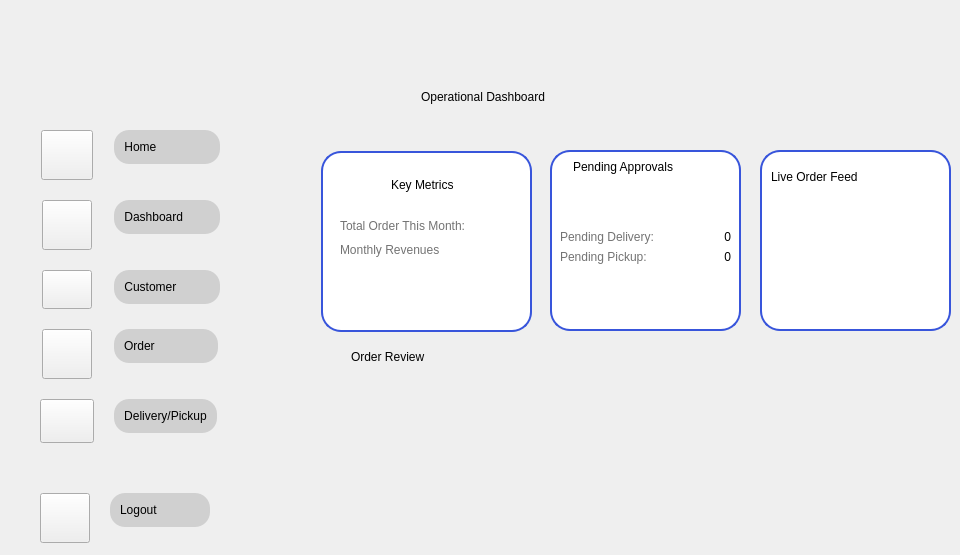
    <widget class="QWidget" name="SDB">
     <property name="styleSheet">
      <string notr="true">#ADB{
border-image: url(&quot;:/images/4.png&quot;) 0 0 0 0 stretch stretch;
background-repeat: (no-repeat);
backkground-position: (fixed);

}
#QLabel{
font-family: &quot;Fredoka&quot;;
font-size: 20px;
}</string>
     </property>
     <widget class="QWidget" name="verticalLayoutWidget_7">
      <property name="geometry">
       <rect>
        <x>30</x>
        <y>130</y>
        <width>241</width>
        <height>301</height>
       </rect>
      </property>
      <layout class="QVBoxLayout" name="verticalLayout">
       <property name="spacing">
        <number>1</number>
       </property>
       <property name="sizeConstraint">
        <enum>QLayout::SetFixedSize</enum>
       </property>
       <item>
        <layout class="QFormLayout" name="formLayout">
         <property name="sizeConstraint">
          <enum>QLayout::SetDefaultConstraint</enum>
         </property>
         <property name="fieldGrowthPolicy">
          <enum>QFormLayout::FieldsStayAtSizeHint</enum>
         </property>
         <property name="rowWrapPolicy">
          <enum>QFormLayout::WrapLongRows</enum>
         </property>
         <property name="labelAlignment">
          <set>Qt::AlignCenter</set>
         </property>
         <property name="formAlignment">
          <set>Qt::AlignLeading|Qt::AlignLeft|Qt::AlignVCenter</set>
         </property>
         <property name="horizontalSpacing">
          <number>20</number>
         </property>
         <property name="verticalSpacing">
          <number>20</number>
         </property>
         <property name="leftMargin">
          <number>10</number>
         </property>
         <property name="topMargin">
          <number>0</number>
         </property>
         <property name="bottomMargin">
          <number>0</number>
         </property>
         <item row="0" column="0">
          <widget class="QPushButton" name="h2">
           <property name="styleSheet">
            <string notr="true">QPushButton{
border-image: url(&quot;:/Icons/Home.png&quot;) 0 0 0 0 stretch stretch;
background-repeat: no-repeat;
 width: 44px;
    height: 42px;

}</string>
           </property>
           <property name="text">
            <string/>
           </property>
          </widget>
         </item>
         <item row="0" column="1">
          <layout class="QVBoxLayout" name="verticalLayout_5">
           <item>
            <widget class="QPushButton" name="Homebut">
             <property name="styleSheet">
              <string notr="true">QPushButton {
            background-color: #D0D0D0;
			border-style: outset;
			 padding: 10px;
            border-radius: 15px; /* Adjust this value for desired roundness */
            border-color: #D0D0D0; /* Example border color */
				
}

QPushButton:hover {
    background-color: #D9d9d9; /* Color when the mouse hovers over it */
	padding: 10px;
            border-radius: 15px; /* Adjust this value for desired roundness */
}
QPushButton:pressed {
    background-color: #797979; /* Color when the button is clicked down */
	padding: 10px;
            border-radius: 15px; /* Adjust this value for desired roundness */
}</string>
             </property>
             <property name="text">
              <string>Home                </string>
             </property>
             <property name="shortcut">
              <string/>
             </property>
             <property name="autoDefault">
              <bool>false</bool>
             </property>
             <property name="default">
              <bool>false</bool>
             </property>
             <property name="flat">
              <bool>true</bool>
             </property>
            </widget>
           </item>
          </layout>
         </item>
         <item row="1" column="0">
          <widget class="QPushButton" name="db2">
           <property name="styleSheet">
            <string notr="true">QPushButton{
border-image: url(&quot;:/Icons/DashB.png&quot;) 0 0 0 0 stretch stretch;
background-repeat: no-repeat;
 width: 42px;
    height: 42px;

}</string>
           </property>
           <property name="text">
            <string/>
           </property>
          </widget>
         </item>
         <item row="1" column="1">
          <layout class="QVBoxLayout" name="verticalLayout_7">
           <item>
            <widget class="QPushButton" name="Dashbut">
             <property name="styleSheet">
              <string notr="true">QPushButton {
            background-color: #D0D0D0;
			border-style: outset;
			 padding: 10px;
            border-radius: 15px; /* Adjust this value for desired roundness */
            border-color: #D0D0D0; /* Example border color */
				
}

QPushButton:hover {
    background-color: #D9d9d9; /* Color when the mouse hovers over it */
	padding: 10px;
            border-radius: 15px; /* Adjust this value for desired roundness */
}
QPushButton:pressed {
    background-color: #797979; /* Color when the button is clicked down */
	padding: 10px;
            border-radius: 15px; /* Adjust this value for desired roundness */
}</string>
             </property>
             <property name="text">
              <string>Dashboard        </string>
             </property>
             <property name="autoDefault">
              <bool>false</bool>
             </property>
             <property name="default">
              <bool>false</bool>
             </property>
             <property name="flat">
              <bool>false</bool>
             </property>
            </widget>
           </item>
          </layout>
         </item>
         <item row="2" column="0">
          <widget class="QPushButton" name="u2">
           <property name="styleSheet">
            <string notr="true">QPushButton{
border-image: url(&quot;:/Icons/User.png&quot;) 0 0 0 0 stretch stretch;
background-repeat: no-repeat;
 width: 42px;
    height: 31px;

}</string>
           </property>
           <property name="text">
            <string/>
           </property>
          </widget>
         </item>
         <item row="2" column="1">
          <layout class="QVBoxLayout" name="verticalLayout_8">
           <item>
            <widget class="QPushButton" name="Userbut">
             <property name="styleSheet">
              <string notr="true">QPushButton {
            background-color: #D0D0D0;
			border-style: outset;
			 padding: 10px;
            border-radius: 15px; /* Adjust this value for desired roundness */
            border-color: #D0D0D0; /* Example border color */
				
}

QPushButton:hover {
    background-color: #D9d9d9; /* Color when the mouse hovers over it */
	padding: 10px;
            border-radius: 15px; /* Adjust this value for desired roundness */
}
QPushButton:pressed {
    background-color: #797979; /* Color when the button is clicked down */
	padding: 10px;
            border-radius: 15px; /* Adjust this value for desired roundness */
}</string>
             </property>
             <property name="text">
              <string>Customer          </string>
             </property>
             <property name="autoDefault">
              <bool>false</bool>
             </property>
             <property name="default">
              <bool>false</bool>
             </property>
             <property name="flat">
              <bool>false</bool>
             </property>
            </widget>
           </item>
          </layout>
         </item>
         <item row="3" column="0">
          <widget class="QPushButton" name="o2">
           <property name="styleSheet">
            <string notr="true">QPushButton{
border-image: url(&quot;:/Icons/Ordernowbg.png&quot;) 0 0 0 0 stretch stretch;
background-repeat: no-repeat;
 width: 42px;
    height: 42px;

}</string>
           </property>
           <property name="text">
            <string/>
           </property>
           <property name="autoRepeat">
            <bool>false</bool>
           </property>
           <property name="flat">
            <bool>false</bool>
           </property>
          </widget>
         </item>
         <item row="3" column="1">
          <layout class="QVBoxLayout" name="verticalLayout_56">
           <item>
            <widget class="QPushButton" name="Orderbut">
             <property name="styleSheet">
              <string notr="true">QPushButton {
            background-color: #D0D0D0;
			border-style: outset;
			 padding: 10px;
            border-radius: 15px; /* Adjust this value for desired roundness */
            border-color: #D0D0D0; /* Example border color */
				
}

QPushButton:hover {
    background-color: #D9d9d9; /* Color when the mouse hovers over it */
	padding: 10px;
            border-radius: 15px; /* Adjust this value for desired roundness */
}
QPushButton:pressed {
    background-color: #797979; /* Color when the button is clicked down */
	padding: 10px;
            border-radius: 15px; /* Adjust this value for desired roundness */
}</string>
             </property>
             <property name="text">
              <string>Order                </string>
             </property>
             <property name="autoDefault">
              <bool>false</bool>
             </property>
             <property name="default">
              <bool>false</bool>
             </property>
             <property name="flat">
              <bool>false</bool>
             </property>
            </widget>
           </item>
          </layout>
         </item>
         <item row="4" column="1">
          <layout class="QVBoxLayout" name="verticalLayout_11">
           <item>
            <widget class="QPushButton" name="Delivlab">
             <property name="styleSheet">
              <string notr="true">QPushButton {
            background-color: #D0D0D0;
			border-style: outset;
			 padding: 10px;
            border-radius: 15px; /* Adjust this value for desired roundness */
            border-color: #D0D0D0; /* Example border color */
				
}

QPushButton:hover {
    background-color: #D9d9d9; /* Color when the mouse hovers over it */
	padding: 10px;
            border-radius: 15px; /* Adjust this value for desired roundness */
}
QPushButton:pressed {
    background-color: #797979; /* Color when the button is clicked down */
	padding: 10px;
            border-radius: 15px; /* Adjust this value for desired roundness */
}</string>
             </property>
             <property name="text">
              <string>Delivery/Pickup</string>
             </property>
             <property name="autoDefault">
              <bool>false</bool>
             </property>
             <property name="default">
              <bool>false</bool>
             </property>
             <property name="flat">
              <bool>false</bool>
             </property>
            </widget>
           </item>
          </layout>
         </item>
         <item row="4" column="0">
          <widget class="QPushButton" name="d2">
           <property name="styleSheet">
            <string notr="true">QPushButton{
border-image: url(&quot;:/Icons/Deliv.png&quot;) 0 0 0 0 stretch stretch;
background-repeat: no-repeat;
 width: 46px;
    height: 36px;

}</string>
           </property>
           <property name="text">
            <string/>
           </property>
           <property name="autoRepeat">
            <bool>false</bool>
           </property>
           <property name="flat">
            <bool>false</bool>
           </property>
          </widget>
         </item>
        </layout>
       </item>
      </layout>
     </widget>
     <widget class="QWidget" name="verticalLayoutWidget_9">
      <property name="geometry">
       <rect>
        <x>30</x>
        <y>490</y>
        <width>241</width>
        <height>56</height>
       </rect>
      </property>
      <layout class="QVBoxLayout" name="verticalLayout_2">
       <item>
        <layout class="QFormLayout" name="formLayout_3">
         <property name="fieldGrowthPolicy">
          <enum>QFormLayout::FieldsStayAtSizeHint</enum>
         </property>
         <property name="rowWrapPolicy">
          <enum>QFormLayout::WrapLongRows</enum>
         </property>
         <property name="labelAlignment">
          <set>Qt::AlignCenter</set>
         </property>
         <property name="formAlignment">
          <set>Qt::AlignLeading|Qt::AlignLeft|Qt::AlignVCenter</set>
         </property>
         <property name="horizontalSpacing">
          <number>20</number>
         </property>
         <property name="verticalSpacing">
          <number>20</number>
         </property>
         <property name="leftMargin">
          <number>10</number>
         </property>
         <item row="0" column="0">
          <widget class="QPushButton" name="s2">
           <property name="styleSheet">
            <string notr="true">QPushButton{
border-image: url(&quot;:/Icons/Profilenowhite.png&quot;) 0 0 0 0 stretch stretch;
background-repeat: no-repeat;
 width: 42px;
    height: 42px;

}</string>
           </property>
           <property name="text">
            <string/>
           </property>
          </widget>
         </item>
         <item row="0" column="1">
          <layout class="QVBoxLayout" name="verticalLayout_10">
           <item>
            <widget class="QPushButton" name="Settbut">
             <property name="styleSheet">
              <string notr="true">QPushButton {
            background-color: #D0D0D0;
			border-style: outset;
			 padding: 10px;
            border-radius: 15px; /* Adjust this value for desired roundness */
            border-color: #D0D0D0; /* Example border color */
				
}

QPushButton:hover {
    background-color: #D9d9d9; /* Color when the mouse hovers over it */
	padding: 10px;
            border-radius: 15px; /* Adjust this value for desired roundness */
}
QPushButton:pressed {
    background-color: #797979; /* Color when the button is clicked down */
	padding: 10px;
            border-radius: 15px; /* Adjust this value for desired roundness */
}</string>
             </property>
             <property name="text">
              <string>Logout             </string>
             </property>
             <property name="autoDefault">
              <bool>false</bool>
             </property>
             <property name="default">
              <bool>false</bool>
             </property>
             <property name="flat">
              <bool>false</bool>
             </property>
            </widget>
           </item>
          </layout>
         </item>
        </layout>
       </item>
      </layout>
     </widget>
     <widget class="QLabel" name="fr_5">
      <property name="geometry">
       <rect>
        <x>760</x>
        <y>150</y>
        <width>191</width>
        <height>181</height>
       </rect>
      </property>
      <property name="styleSheet">
       <string notr="true">   QLabel {
       background-color: white;
       border: 2px solid #3855DB;
       border-radius: 20px;
   }</string>
      </property>
      <property name="text">
       <string/>
      </property>
     </widget>
     <widget class="QLabel" name="label_4">
      <property name="geometry">
       <rect>
        <x>341</x>
        <y>161</y>
        <width>41</width>
        <height>51</height>
       </rect>
      </property>
      <property name="text">
       <string/>
      </property>
      <property name="textFormat">
       <enum>Qt::AutoText</enum>
      </property>
      <property name="pixmap">
       <pixmap resource="../images/Resc_rc.qrc">:/Icons/Metrics.png</pixmap>
      </property>
     </widget>
     <widget class="QLabel" name="l1">
      <property name="geometry">
       <rect>
        <x>391</x>
        <y>161</y>
        <width>121</width>
        <height>31</height>
       </rect>
      </property>
      <property name="text">
       <string>Key Metrics</string>
      </property>
      <property name="alignment">
       <set>Qt::AlignBottom|Qt::AlignLeading|Qt::AlignLeft</set>
      </property>
     </widget>
     <widget class="QWidget" name="verticalLayoutWidget_8">
      <property name="geometry">
       <rect>
        <x>771</x>
        <y>161</y>
        <width>161</width>
        <height>31</height>
       </rect>
      </property>
      <layout class="QVBoxLayout" name="verticalLayout_6">
       <property name="sizeConstraint">
        <enum>QLayout::SetDefaultConstraint</enum>
       </property>
       <item>
        <widget class="QLabel" name="liveorder">
         <property name="text">
          <string>Live Order Feed</string>
         </property>
         <property name="alignment">
          <set>Qt::AlignLeading|Qt::AlignLeft|Qt::AlignVCenter</set>
         </property>
        </widget>
       </item>
      </layout>
     </widget>
     <widget class="QLabel" name="title">
      <property name="geometry">
       <rect>
        <x>421</x>
        <y>61</y>
        <width>491</width>
        <height>71</height>
       </rect>
      </property>
      <property name="text">
       <string>Operational Dashboard</string>
      </property>
     </widget>
     <widget class="QLabel" name="fr_4">
      <property name="geometry">
       <rect>
        <x>550</x>
        <y>150</y>
        <width>191</width>
        <height>181</height>
       </rect>
      </property>
      <property name="styleSheet">
       <string notr="true">   QLabel {
       background-color: white;
       border: 2px solid #3855DB;
       border-radius: 20px;
   }</string>
      </property>
      <property name="text">
       <string/>
      </property>
     </widget>
     <widget class="QLabel" name="fr_6">
      <property name="geometry">
       <rect>
        <x>321</x>
        <y>151</y>
        <width>211</width>
        <height>181</height>
       </rect>
      </property>
      <property name="styleSheet">
       <string notr="true">   QLabel {
       background-color: white;
       border: 2px solid #3855DB;
       border-radius: 20px;
   }</string>
      </property>
      <property name="text">
       <string/>
      </property>
     </widget>
     <widget class="QLabel" name="totalorder_value">
      <property name="geometry">
       <rect>
        <x>491</x>
        <y>204</y>
        <width>31</width>
        <height>41</height>
       </rect>
      </property>
      <property name="text">
       <string/>
      </property>
      <property name="alignment">
       <set>Qt::AlignCenter</set>
      </property>
      <property name="wordWrap">
       <bool>false</bool>
      </property>
      <property name="margin">
       <number>4</number>
      </property>
     </widget>
     <widget class="QLabel" name="ordereview">
      <property name="geometry">
       <rect>
        <x>351</x>
        <y>341</y>
        <width>201</width>
        <height>31</height>
       </rect>
      </property>
      <property name="text">
       <string>Order Review</string>
      </property>
     </widget>
     <widget class="QWidget" name="verticalLayoutWidget_6">
      <property name="geometry">
       <rect>
        <x>340</x>
        <y>210</y>
        <width>161</width>
        <height>81</height>
       </rect>
      </property>
      <layout class="QVBoxLayout" name="verticalLayout_3">
       <item>
        <widget class="QLabel" name="totalorder">
         <property name="frameShape">
          <enum>QFrame::NoFrame</enum>
         </property>
         <property name="frameShadow">
          <enum>QFrame::Plain</enum>
         </property>
         <property name="midLineWidth">
          <number>0</number>
         </property>
         <property name="text">
          <string>&lt;!DOCTYPE HTML PUBLIC &quot;-//W3C//DTD HTML 4.0//EN&quot; &quot;http://www.w3.org/TR/REC-html40/strict.dtd&quot;&gt;
&lt;html&gt;&lt;head&gt;&lt;meta name=&quot;qrichtext&quot; content=&quot;1&quot; /&gt;&lt;meta charset=&quot;utf-8&quot; /&gt;&lt;style type=&quot;text/css&quot;&gt;
p, li { white-space: pre-wrap; }
hr { height: 1px; border-width: 0; }
li.unchecked::marker { content: &quot;\2610&quot;; }
li.checked::marker { content: &quot;\2612&quot;; }
&lt;/style&gt;&lt;/head&gt;&lt;body style=&quot; font-family:'Segoe UI'; font-size:9pt; font-weight:400; font-style:normal;&quot;&gt;
&lt;p align=&quot;justify&quot; style=&quot; margin-top:12px; margin-bottom:12px; margin-left:0px; margin-right:0px; -qt-block-indent:0; text-indent:0px;&quot;&gt;&lt;span style=&quot; font-family:'Arial'; color:#737373;&quot;&gt;Total Order This Month:&lt;/span&gt;&lt;/p&gt;&lt;/body&gt;&lt;/html&gt;</string>
         </property>
         <property name="alignment">
          <set>Qt::AlignBottom|Qt::AlignLeading|Qt::AlignLeft</set>
         </property>
        </widget>
       </item>
       <item>
        <widget class="QLabel" name="monthlyrev">
         <property name="text">
          <string>&lt;!DOCTYPE HTML PUBLIC &quot;-//W3C//DTD HTML 4.0//EN&quot; &quot;http://www.w3.org/TR/REC-html40/strict.dtd&quot;&gt;
&lt;html&gt;&lt;head&gt;&lt;meta name=&quot;qrichtext&quot; content=&quot;1&quot; /&gt;&lt;meta charset=&quot;utf-8&quot; /&gt;&lt;style type=&quot;text/css&quot;&gt;
p, li { white-space: pre-wrap; }
hr { height: 1px; border-width: 0; }
li.unchecked::marker { content: &quot;\2610&quot;; }
li.checked::marker { content: &quot;\2612&quot;; }
&lt;/style&gt;&lt;/head&gt;&lt;body style=&quot; font-family:'Segoe UI'; font-size:9pt; font-weight:400; font-style:normal;&quot;&gt;
&lt;p align=&quot;justify&quot; style=&quot; margin-top:12px; margin-bottom:12px; margin-left:0px; margin-right:0px; -qt-block-indent:0; text-indent:0px;&quot;&gt;&lt;span style=&quot; font-family:'Arial'; color:#737373;&quot;&gt;Monthly Revenues&lt;/span&gt;&lt;/p&gt;&lt;/body&gt;&lt;/html&gt;</string>
         </property>
         <property name="alignment">
          <set>Qt::AlignCenter</set>
         </property>
        </widget>
       </item>
       <item>
        <widget class="QLabel" name="monthlyrevenue_value">
         <property name="text">
          <string/>
         </property>
         <property name="alignment">
          <set>Qt::AlignLeading|Qt::AlignLeft|Qt::AlignTop</set>
         </property>
         <property name="margin">
          <number>4</number>
         </property>
        </widget>
       </item>
      </layout>
     </widget>
     <widget class="QLabel" name="live_feed">
      <property name="geometry">
       <rect>
        <x>770</x>
        <y>200</y>
        <width>171</width>
        <height>41</height>
       </rect>
      </property>
      <property name="text">
       <string/>
      </property>
     </widget>
     <widget class="QLabel" name="live_feed_2">
      <property name="geometry">
       <rect>
        <x>770</x>
        <y>240</y>
        <width>171</width>
        <height>41</height>
       </rect>
      </property>
      <property name="text">
       <string/>
      </property>
     </widget>
     <widget class="QLabel" name="live_feed_3">
      <property name="geometry">
       <rect>
        <x>770</x>
        <y>280</y>
        <width>171</width>
        <height>41</height>
       </rect>
      </property>
      <property name="text">
       <string/>
      </property>
     </widget>
     <widget class="QWidget" name="formLayoutWidget">
      <property name="geometry">
       <rect>
        <x>560</x>
        <y>230</y>
        <width>171</width>
        <height>71</height>
       </rect>
      </property>
      <layout class="QFormLayout" name="formLayout_26">
       <item row="0" column="0">
        <widget class="QLabel" name="dsfdfg">
         <property name="text">
          <string>&lt;html&gt;&lt;head/&gt;&lt;body&gt;&lt;p&gt;&lt;span style=&quot; color:#737373;&quot;&gt;Pending Delivery: &lt;/span&gt;&lt;/p&gt;&lt;/body&gt;&lt;/html&gt;</string>
         </property>
        </widget>
       </item>
       <item row="0" column="1">
        <widget class="QLabel" name="tert4_4">
         <property name="text">
          <string>0</string>
         </property>
         <property name="alignment">
          <set>Qt::AlignRight|Qt::AlignTrailing|Qt::AlignVCenter</set>
         </property>
         <property name="margin">
          <number>4</number>
         </property>
        </widget>
       </item>
       <item row="1" column="1">
        <widget class="QLabel" name="label_34">
         <property name="text">
          <string>0</string>
         </property>
         <property name="alignment">
          <set>Qt::AlignRight|Qt::AlignTrailing|Qt::AlignVCenter</set>
         </property>
         <property name="margin">
          <number>4</number>
         </property>
        </widget>
       </item>
       <item row="1" column="0">
        <widget class="QLabel" name="label_7">
         <property name="text">
          <string>&lt;html&gt;&lt;head/&gt;&lt;body&gt;&lt;p&gt;&lt;span style=&quot; color:#737373;&quot;&gt;Pending Pickup: &lt;/span&gt;&lt;/p&gt;&lt;/body&gt;&lt;/html&gt;</string>
         </property>
        </widget>
       </item>
      </layout>
     </widget>
     <widget class="QWidget" name="verticalLayoutWidget_4">
      <property name="geometry">
       <rect>
        <x>560</x>
        <y>160</y>
        <width>171</width>
        <height>51</height>
       </rect>
      </property>
      <layout class="QVBoxLayout" name="verticalLayout_51">
       <item>
        <layout class="QFormLayout" name="formLayout_25">
         <item row="0" column="0">
          <widget class="QLabel" name="label_30">
           <property name="text">
            <string/>
           </property>
           <property name="pixmap">
            <pixmap resource="../images/Resc_rc.qrc">:/images/calendar.png</pixmap>
           </property>
          </widget>
         </item>
         <item row="0" column="1">
          <widget class="QLabel" name="label_31">
           <property name="text">
            <string>Pending Approvals</string>
           </property>
          </widget>
         </item>
        </layout>
       </item>
      </layout>
     </widget>
     <zorder>fr_6</zorder>
     <zorder>fr_5</zorder>
     <zorder>verticalLayoutWidget_7</zorder>
     <zorder>verticalLayoutWidget_9</zorder>
     <zorder>label_4</zorder>
     <zorder>l1</zorder>
     <zorder>verticalLayoutWidget_8</zorder>
     <zorder>title</zorder>
     <zorder>fr_4</zorder>
     <zorder>totalorder_value</zorder>
     <zorder>ordereview</zorder>
     <zorder>verticalLayoutWidget_6</zorder>
     <zorder>live_feed</zorder>
     <zorder>live_feed_2</zorder>
     <zorder>live_feed_3</zorder>
     <zorder>formLayoutWidget</zorder>
     <zorder>verticalLayoutWidget_4</zorder>
    </widget>
